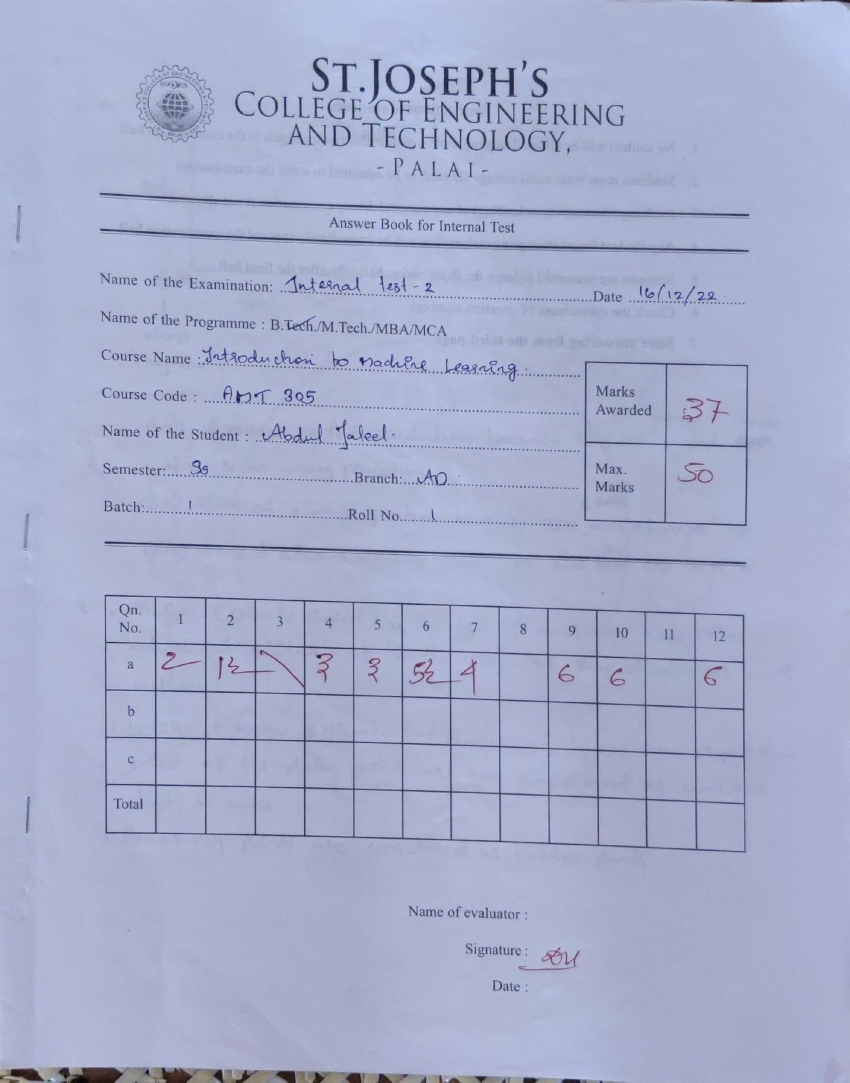
#> input picture Codes/CV_Tesseract/Text-Extraction/working_time_testimg - Copy/abdul.jpg, 1700 x 2165 px (shown at 1/2 size)
$ python -i ROI_selection.py   (imports and definitions only)
#> lines starting #> are read from the running program, lines starting #| are printed output that depends on the picture
#> further down, picture is the input picture: shape (2165, 1700, 3); mean B, G, R 203.9, 173.9, 166.6
import sys
# import math
import cv2 as cv
import numpy as np

def is_vertical(line):
    return line[0]==line[2]

def is_horizontal(line):
    return line[1]==line[3]

def overlapping_filter(lines, sorting_index):
    filtered_lines = []

    lines = sorted(lines, key=lambda lines: lines[sorting_index])

    for i in range(len(lines)):
            l_curr = lines[i]
            if(i>0):
                l_prev = lines[i-1]
                if ( (l_curr[sorting_index] - l_prev[sorting_index]) > 5):
                    filtered_lines.append(l_curr)
            else:
                filtered_lines.append(l_curr)

    return filtered_lines

def detect_lines(image, title='default', rho = 1, theta = np.pi/180, threshold = 50, minLinLength = 290, maxLineGap = 6, display = False, write = False):
    # Check if image is loaded fine
#> called with title = 'default', rho = 1, theta = 0.0175, threshold = 50, minLinLength = 290, maxLineGap = 6, display = False, write = False
    gray = cv.cvtColor(image, cv.COLOR_BGR2GRAY)
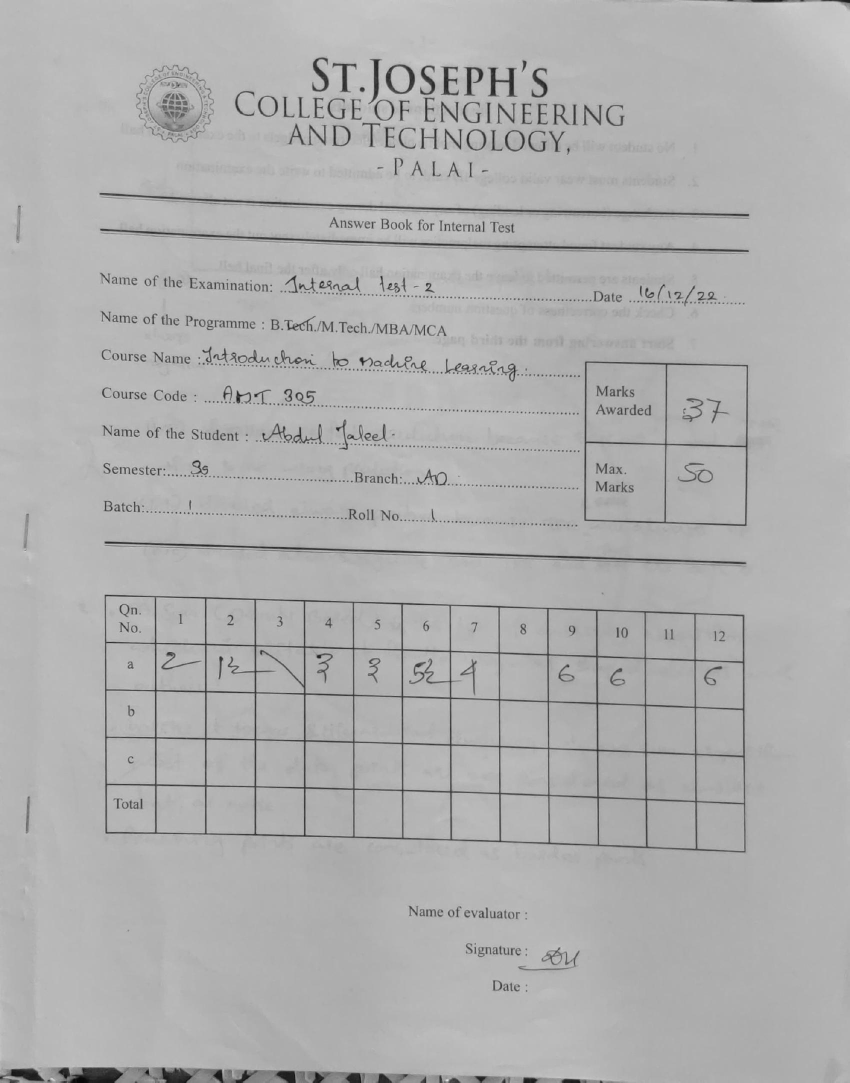
#> gray: shape (2165, 1700) (shown at 1/2 size); min 2, max 238, mean 175.2

    if gray is None:
        print ('Error opening image!')
        return -1

    dst = cv.Canny(gray, 50, 150, None, 3)
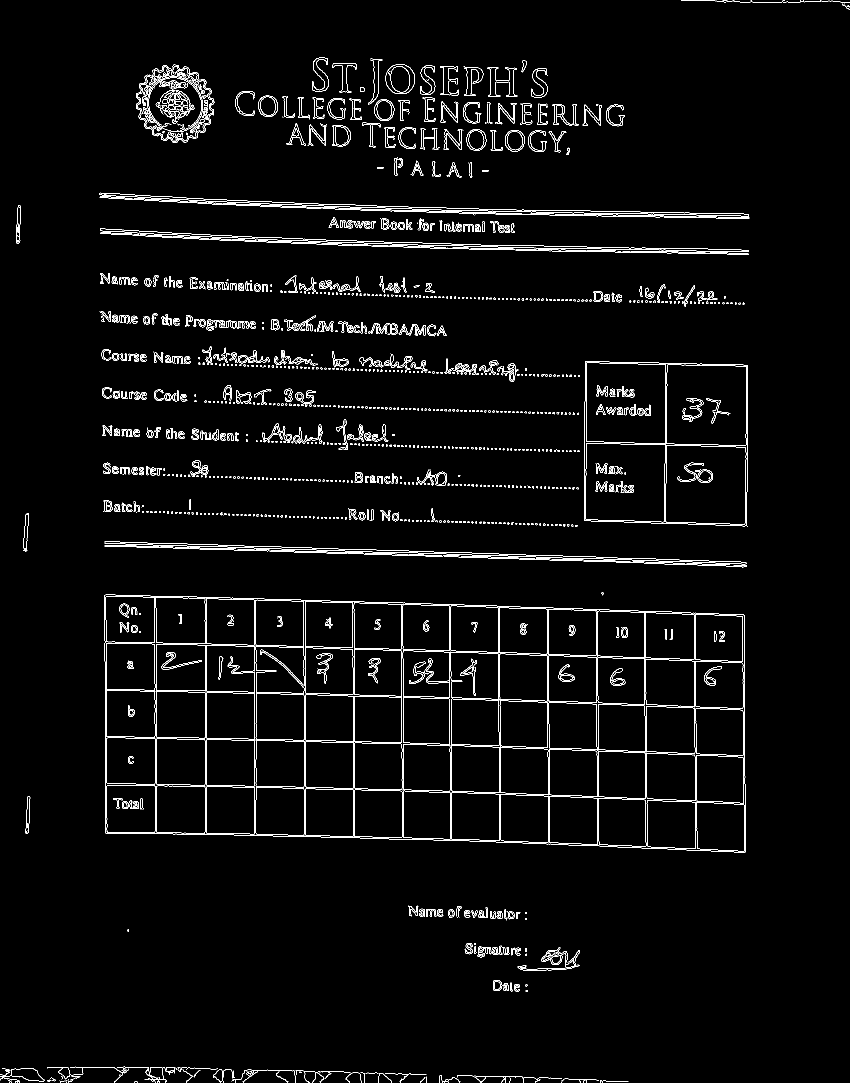
#> dst: shape (2165, 1700) (shown at 1/2 size); 2.8% white in thin lines or dots

    # Copy edges to the images that will display the results in BGR
    cImage = np.copy(image)

    #linesP = cv.HoughLinesP(dst, 1 , np.pi / 180, 50, None, 290, 6)
    linesP = cv.HoughLinesP(dst, rho , theta, threshold, None, minLinLength, maxLineGap)
#> linesP = 15 rows, first 6: [410, 1669, 410, 1197], [509, 1670, 509, 1206], [708, 1623, 708, 1218], [806, 1672, 806, 1317], [210, 1664, 210, 1323], [755, 964, 1156, 978]

    horizontal_lines = []
    vertical_lines = []

    if linesP is not None:
        #for i in range(40, nb_lines):
        for i in range(0, len(linesP)):
            l = linesP[i][0]

            if (is_vertical(l)):
                vertical_lines.append(l)

            elif (is_horizontal(l)):
                horizontal_lines.append(l)
#> this loop made 15 passes
#> l on passes 1 to 12: [410, 1669, 410, 1197], [509, 1670, 509, 1206], [708, 1623, 708, 1218], [806, 1672, 806, 1317], [210, 1664, 210, 1323], [755, 964, 1156, 978], [712, 888, 1158, 903], [777, 1039, 1154, 1052], [651, 811, 1157, 828], [409, 804, 1036, 825], [706, 1675, 706, 1334], [397, 727, 732, 738]
#> after the loop, horizontal_lines = []; vertical_lines = [[410, 1669, 410, 1197], [509, 1670, 509, 1206], [708, 1623, 708, 1218], [806, 1672, 806, 1317], [210, 1664, 210, 1323], [706, 1675, 706, 1334]]

        horizontal_lines = overlapping_filter(horizontal_lines, 1)
#> in overlapping_filter, `filtered_lines = []`: filtered_lines = []
        vertical_lines = overlapping_filter(vertical_lines, 0)
#> the loop in overlapping_filter (call 2), `for i in range(len(lines)):` made 6 passes
#> (l_curr, l_prev) on passes 2 to 6: ([410, 1669, 410, 1197], [210, 1664, 210, 1323]), ([509, 1670, 509, 1206], [410, 1669, 410, 1197]), ([706, 1675, 706, 1334], [509, 1670, 509, 1206]), ([708, 1623, 708, 1218], [706, 1675, 706, 1334]), ([806, 1672, 806, 1317], [708, 1623, 708, 1218])
#> vertical_lines = [[210, 1664, 210, 1323], [410, 1669, 410, 1197], [509, 1670, 509, 1206], [706, 1675, 706, 1334], [806, 1672, 806, 1317]]

    if (display):
        for i, line in enumerate(horizontal_lines):
            cv.line(cImage, (line[0], line[1]), (line[2], line[3]), (0,255,0), 3, cv.LINE_AA)

            cv.putText(cImage, str(i) + "h", (line[0] + 5, line[1]), cv.FONT_HERSHEY_SIMPLEX,
                       0.5, (0, 0, 0), 1, cv.LINE_AA)

        for i, line in enumerate(vertical_lines):
            cv.line(cImage, (line[0], line[1]), (line[2], line[3]), (0,0,255), 3, cv.LINE_AA)
            cv.putText(cImage, str(i) + "v", (line[0], line[1] + 5), cv.FONT_HERSHEY_SIMPLEX,
                       0.5, (0, 0, 0), 1, cv.LINE_AA)

        cv.imshow("Source", cImage)
        #cv.imshow("Canny", cdstP)
        cv.waitKey(0)
        cv.destroyAllWindows()

    if (write):
        cv.imwrite(f"{title}.png", cImage)

    return (horizontal_lines, vertical_lines)

def get_ROI(image, horizontal, vertical, left_line_index, right_line_index, top_line_index, bottom_line_index, offset=4):
    x1 = vertical[left_line_index][2] + offset
    y1 = horizontal[top_line_index][3] + offset
    x2 = vertical[right_line_index][2] - offset
    y2 = horizontal[bottom_line_index][3] - offset

    w = x2 - x1
    h = y2 - y1

    cropped_image = image[ y1:y1+h , x1:x1+w ]
    # cv.imshow('crop', cropped_image)
    # cv.waitKey(0)

    return cropped_image, (x1, y1, w, h)

# [14 lines of commented-out code are left out]

>>> import cv2
>>> picture = cv2.imread('abdul.jpg')
>>> result = detect_lines(picture)
#> result = ([], [[210, 1664, 210, 1323], [410, 1669, 410, 1197], [509, 1670, 509, 1206], [706, 1675, 706, 1334], [806, 1672, 806, 1317]])
